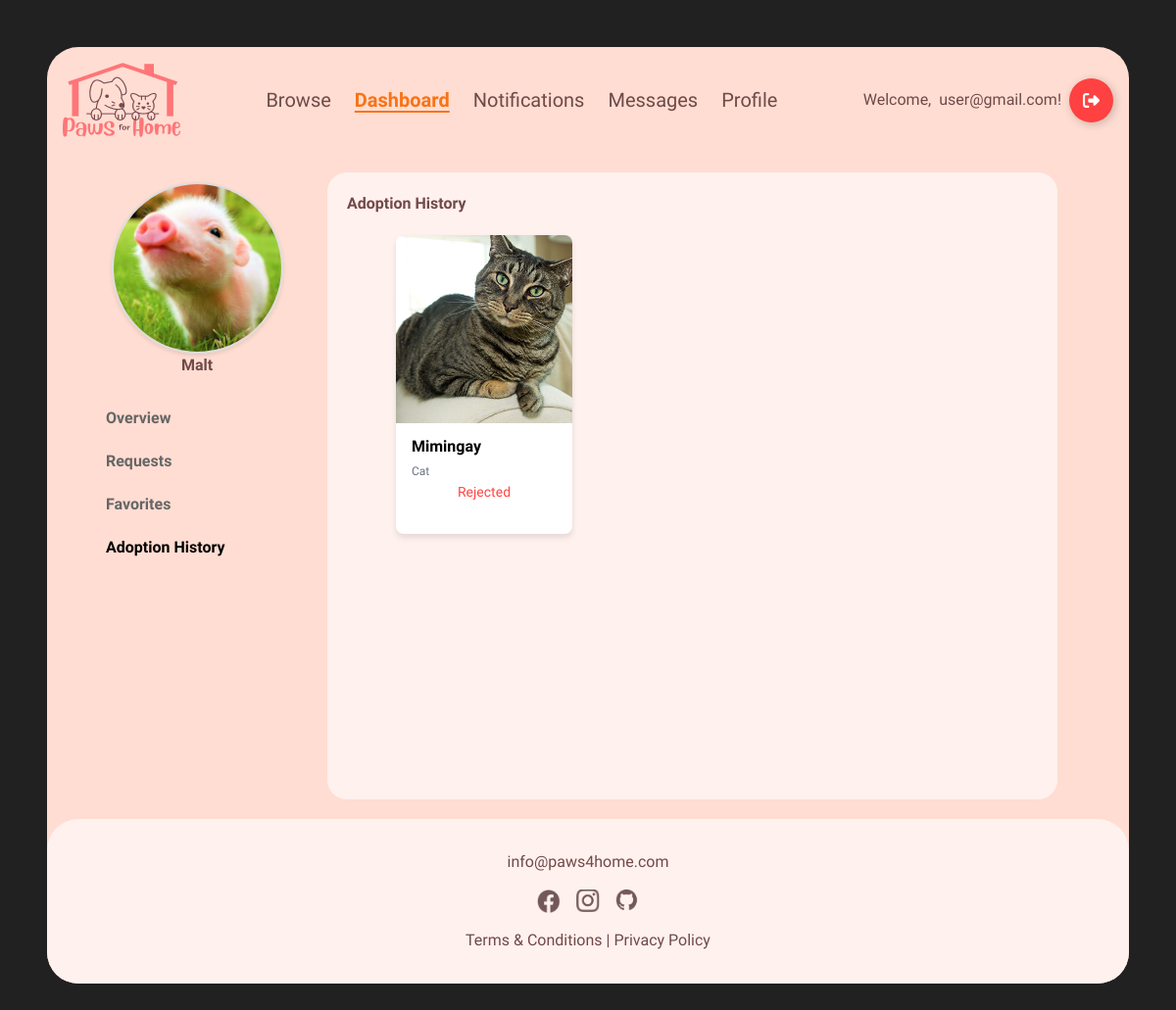
/adoptionhistory/ (signed in), run on an earlier commit of the app's database.
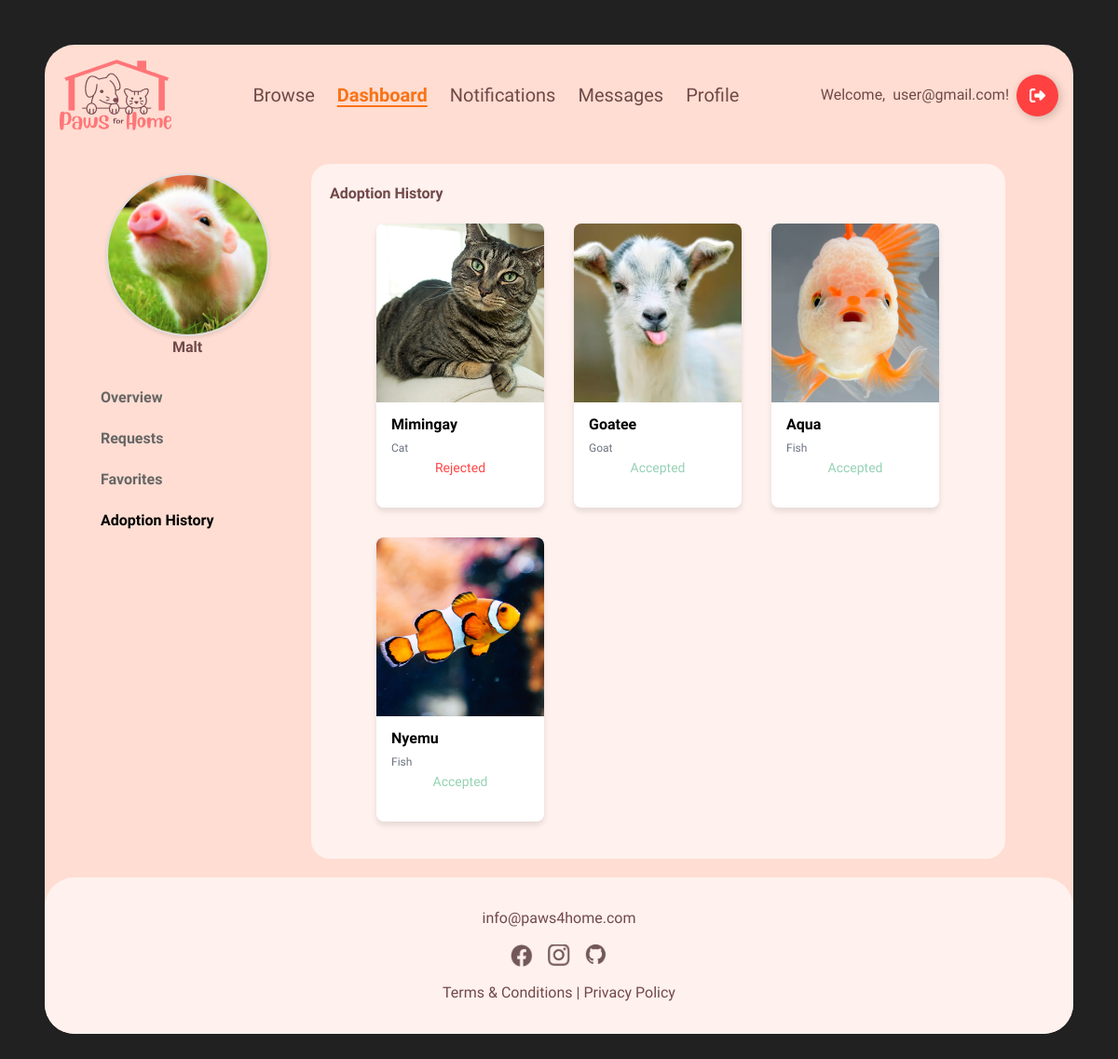
And on a later commit of the database.
### pets/models.py (models this page shows, shortened)
class Pet(models.Model):
    STATUS_CHOICES = [
        (1, 'Available'),
        (2, 'Adopted'),
    ]
    TYPE_CHOICES = [
    ('Dog', 'Dog'),
    ('Cat', 'Cat'),
    ('Bird', 'Bird'),
    ('Fish', 'Fish'),
    ('Rabbit', 'Rabbit'),
    ('Hamster', 'Hamster'),
    ('Guinea Pig', 'Guinea Pig'),
    ('Frog', 'Frog'),
    ('Ferret', 'Ferret'),
    ('Chinchilla', 'Chinchilla'),
    ('Hedgehog', 'Hedgehog'),
    ('Mouse', 'Mouse'),
    ('Rat', 'Rat'),
    ('Turtle', 'Turtle'),
    ('Snake', 'Snake'),
    ('Lizard', 'Lizard'),
    ('Parrot', 'Parrot'),
    ('Canary', 'Canary'),
    ('Budgerigar', 'Budgerigar'),
    ('Cockatoo', 'Cockatoo'),
    ('Macaw', 'Macaw'),
    ('Lovebird', 'Lovebird'),
    ('Quail', 'Quail'),
    ('Duck', 'Duck'),
    ('Chicken', 'Chicken'),
    ('Goat', 'Goat'),
    ('Pig', 'Pig'),
    ('Spider', 'Spider'),
    ('Tarantula', 'Tarantula'),
    ('Other', 'Other'),
    ]
    name = models.CharField(max_length=100)
    image = models.ImageField(upload_to='pets/', default='pets/default_pet.jpg')
    type = models.CharField(choices=TYPE_CHOICES, max_length=20, default='other')
    age_years = models.IntegerField(default=0)
    age_months = models.IntegerField(default=0)
    description = models.TextField(blank=True,null=True)
    location = models.TextField(blank=True,null=True, default='N/A')
    breed = models.CharField(max_length=50, blank=True, null=True)
    adoption_fee = models.IntegerField(default=0, blank=True)
    status = models.IntegerField(choices=STATUS_CHOICES, default=1)
    created_at = models.DateTimeField(auto_now_add=True)
    owner = models.ForeignKey(settings.AUTH_USER_MODEL, on_delete=models.CASCADE, null=True)
    is_deleted = models.BooleanField(default=False)

### main/decorators.py (the view)
    def _wrapped_view(request, *args, **kwargs):
        if request.user.account_type != 'user':
            return render(request, '403.html', {}, status=403)
        return view_func(request, *args, **kwargs)

### main/views.py (called while the page is built)
@login_required
@adopter_required
def ud_adoptionhistory(request):
    if not request.user.is_authenticated:
        return render(request, 'error404.html', {})
    curr_fn = request.user.first_name
    curr_account = request.user
    user_requests = AdoptionRequest.objects.filter(
        account_id = request.user.id,
        status__in=[2, 3]
        )
    status_map = {req.pet_id: req.status for req in user_requests}
    request_pets = Pet.objects.filter(id__in=status_map.keys())
    pets_with_status = [
        {
            'request_pet': request_pet,
            'status': status_map[request_pet.id],
        }
        for request_pet in request_pets
    ]
    return render(request, 'user_dashboard/adoption_history.html', {
        'curr_fn':curr_fn,
        'pets_with_status':pets_with_status,
        'curr': curr_account,
        })

### main/templates/user_dashboard/adoption_history.html (shortened to what this page needs)
{% extends "userdashboard.html" %}
{% block u_dash_content %}
{% load static %}
{% block ud_name %}<h2>Adoption History</h2>{% endblock ud_name %}
<div class="content">
    {% if pets_with_status %}
        {% for h in pets_with_status %}
                <div class="pet cursor-default"
                onclick="showPetModal('{{ h.request_pet.id }}', '{{ h.request_pet.name }}', '{{ h.request_pet.created_at }}','{{ h.request_pet.age_years }}', '{{ h.request_pet.age_months }}','{{ h.request_pet.type }}', '{{ h.request_pet.adoption_fee }}','{{ h.request_pet.description }}', '{{ h.request_pet.image.url }}')">
                    <img src="{{ h.request_pet.image.url }}" alt="{{ h.request_pet.name }}" class="pet-image">
                    <div class="pet-info">
                        <h3 class="pet-name">{{ h.request_pet.name }}</h3>
                            <span class="pet-type">{{ h.request_pet.type }}</span> <br>
                            {% if h.status == 2 %}
                                <p class="pet-status-accept">Accepted</p>
                            {% elif h.status == 3 %}
                                <p class="pet-status-reject">Rejected</p>
                            {% endif %}
                    </div>
                </div>
        {% endfor %}
    {% else %}
        <p class="empty">No adoption history.</p>
    {% endif %}
</div>
{% endblock u_dash_content %}

What changed in the data, as far as the page shows it:
now on this page (row edited): Pet: request_pet.image (picture), request_pet.name "Goatee", request_pet.type "Goat", shows "Accepted"
now on this page (row edited): Pet: request_pet.image (picture), request_pet.name "Aqua", request_pet.type "Fish", shows "Accepted"
now on this page (row edited): Pet: request_pet.image (picture), request_pet.name "Nyemu", request_pet.type "Fish", shows "Accepted"
